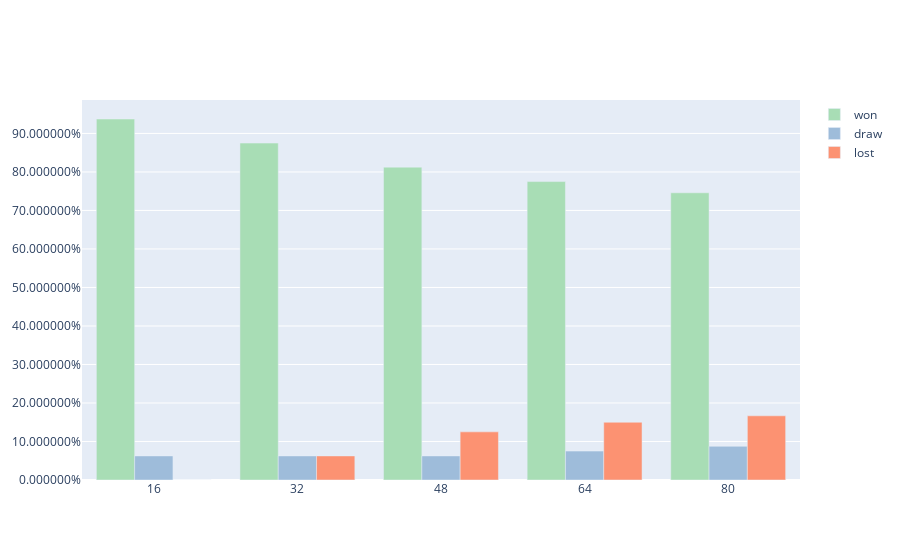

Write notebook code for a chart like this one.
### Markdown cell above
# Control Results

### Code cell
player1 = Randy('x')
player2 = Randy('o')
players = [player1, player2]

for j in trange(10):
    game = Game(players)
    for i in range(8):
        game.run()

player1.stats.display()
player1.stats.display_history()

### Figure 1 — Plotly figure (JSON) as saved in the notebook; plotly's stock layout.template omitted (floating-point values rounded to 4 significant figures)
{"data": [{"marker": {"color": "#a8ddb5"}, "name": "won", "x": [16, 32, 48, 64, 80], "y": [0.9375, 0.875, 0.8125, 0.775, 0.7458], "type": "bar"}, {"marker": {"color": "#9ebcda"}, "name": "draw", "x": [16, 32, 48, 64, 80], "y": [0.0625, 0.0625, 0.0625, 0.075, 0.0875], "type": "bar"}, {"marker": {"color": "#fc9272"}, "name": "lost", "x": [16, 32, 48, 64, 80], "y": [0.0, 0.0625, 0.125, 0.15, 0.1667], "type": "bar"}], "layout": {"yaxis": {"tickformat": "%"}, "barmode": "group"}}
